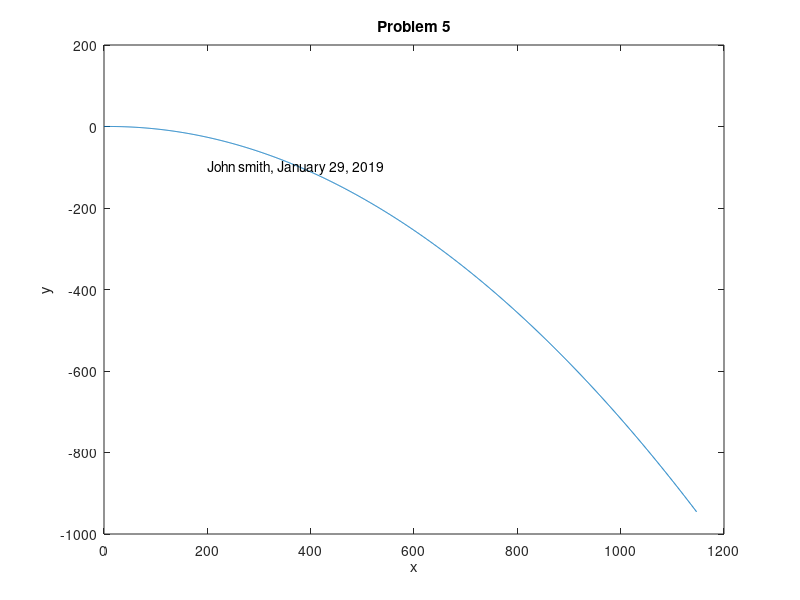

MATLAB code to generate this figure:
% EGR 106 - Assignment 1 - solution
clc; clear; format compact
% 1
disp('Problem 1:') 
3*8-25/(3+2)   % this is problem 1
pause
% 2
disp('Problem 2:')
3^pi
pause
% 3
disp('Problem 3:')
sqrt(3.1415)
pause
% 4
disp('Problem 4:')
5.15+9.3*exp(3.14)
pause
% 5
v=100; 
A=35*pi/180;
t=0:0.01:14;
x=v*cos(A)*t;
y=2*sin(A)*t-0.5*9.81*t.^2;
plot(x,y)
xlabel('x')
ylabel('y')
title('Problem 5')
text(200,-100,'John smith, January 29, 2019')